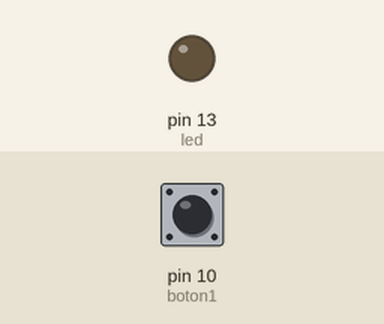
This sketch was run on a simulated Arduino Uno, built with avr-gcc and run on an emulated ATmega328P. Parts: output pins drawn as LEDs (lit = HIGH). Dashed ring = blinking. Inputs (shaded band) come from the test bench; at power-on: pin 10 (boton1) HIGH. What the sketch prints to the serial monitor is not drawn.

Above: at 1.2 s.
1.3 s: pin 10 (boton1) pulled LOW for 0.15 s
At 1.37 s:
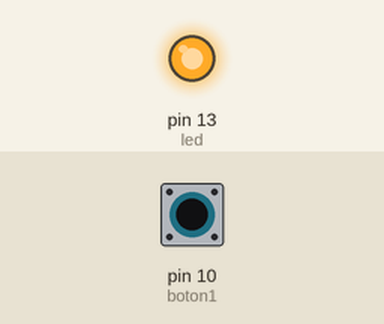
2.9 s: pin 10 (boton1) pulled LOW for 1 s
At 5.1 s:
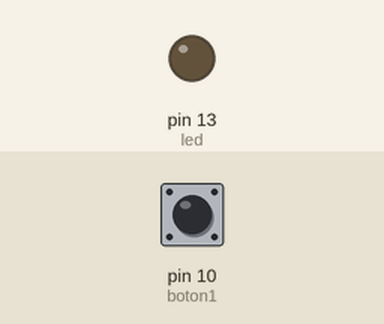
5.4 s: pin 10 (boton1) pulsed LOW 2 times (0.12 s each, 0.3 s apart)
At 5.46 s:
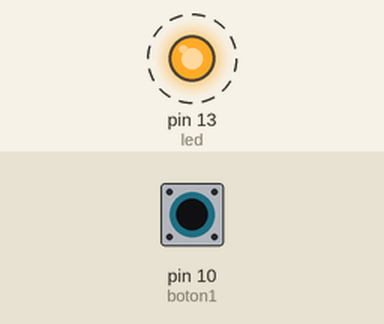
7.5 s: pin 10 (boton1) driven LOW
At 7.8 s:
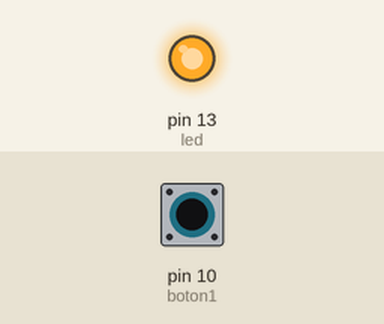
9.0 s: pin 10 (boton1) driven HIGH
At 10.1 s:
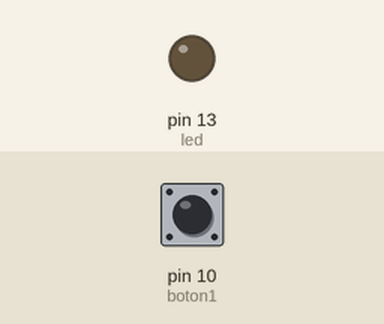
Timing chart, 0 to 11.5 s (numbered marks = the images above; inputs shaded):
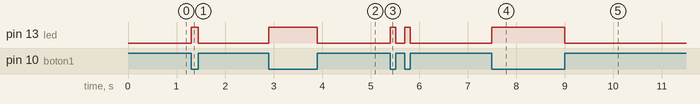

The sketch:

emisor.ino
```cpp
int boton1= 10;

int led= 13;

void setup() {
  // put your setup code here, to run once:
pinMode(boton1, INPUT );

pinMode(led, OUTPUT );
Serial.begin(9600);
}

void loop() {
  // put your main code here, to run repeatedly:
  if(digitalRead(boton1)==LOW){
    Serial.print("L");
    digitalWrite(led,HIGH);
}
  if(digitalRead(boton1)==HIGH){
    Serial.print("H");
        digitalWrite(led,LOW);
}
}
```

Measured:
- after the input at 1.3 s, pin 13 (led): LOW → HIGH at once, → LOW 0.15 s later
- after the input at 2.9 s, pin 13 (led): LOW → HIGH at once, → LOW 1.0 s later
- after the input at 5.4 s, pin 13 (led): alternates HIGH for 0.12 s and LOW for 0.18 s, 4 changes in all, then stays LOW, starting at once
- after the input at 7.5 s, pin 13 (led): LOW → HIGH at once
- after the input at 9.0 s, pin 13 (led): HIGH → LOW at once
